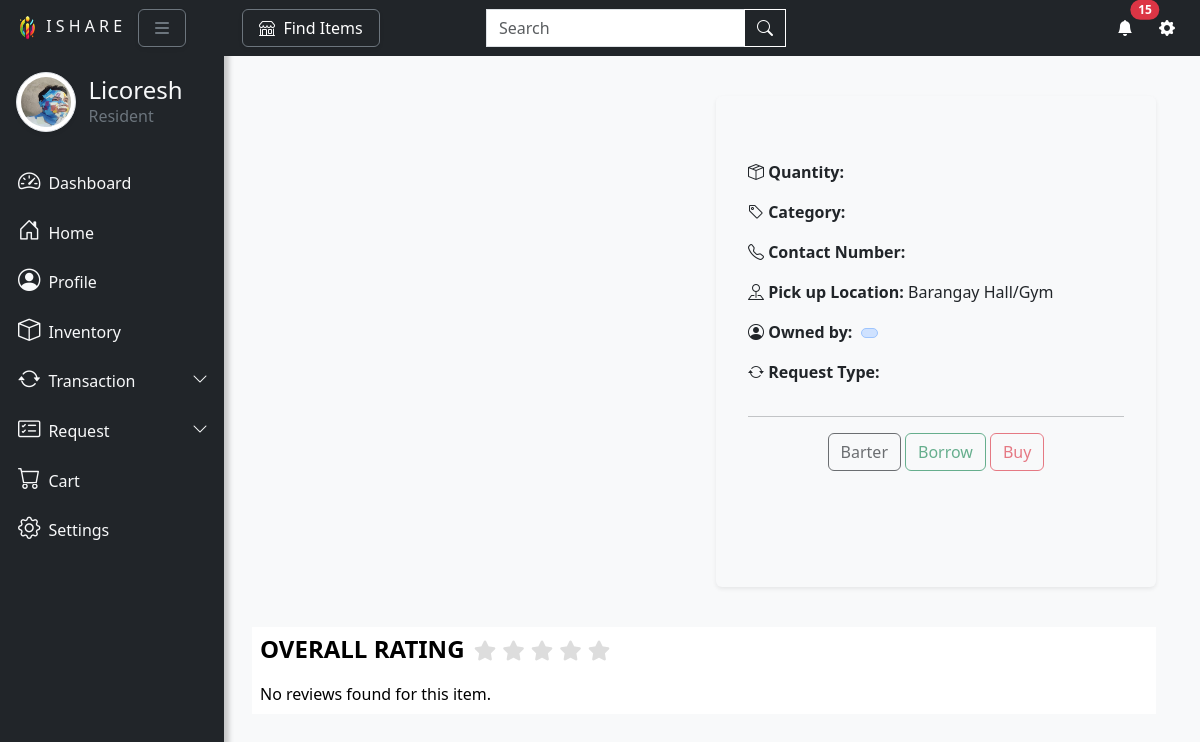
/htdocs/itemdetail.php (signed in), run on the app's committed database.
### tables this page shows
CREATE TABLE `user` (
  `userID` int(11) NOT NULL AUTO_INCREMENT,
  `firstName` varchar(45) NOT NULL,
  `middleName` varchar(45) DEFAULT NULL,
  `lastName` varchar(45) NOT NULL,
  `contactNumber` varchar(45) NOT NULL,
  `zone` varchar(45) NOT NULL,
  `purok` varchar(45) NOT NULL,
  `dateJoined` datetime NOT NULL,
  `userEmail` varchar(45) NOT NULL,
  `status` varchar(45) DEFAULT NULL,
  `username` varchar(45) NOT NULL,
  `password` varchar(250) NOT NULL,
  `recoveryNumber` int(45) DEFAULT NULL,
  `recentPassword` varchar(45) DEFAULT NULL,
  `userImage_path` varchar(45) DEFAULT NULL,
  `verifyImage_path` varchar(45) DEFAULT NULL,
  `birthDay` datetime DEFAULT NULL,
  `userReports` int(11) DEFAULT NULL,
  `hiddenTran` varchar(20) DEFAULT 'Yes',
  `hiddenItem` varchar(20) DEFAULT 'Yes',
  PRIMARY KEY (`userID`),
  UNIQUE KEY `username_UNIQUE` (`username`),
  UNIQUE KEY `userImage_path_UNIQUE` (`userImage_path`),
  UNIQUE KEY `verifyImage_path_UNIQUE` (`verifyImage_path`),
  UNIQUE KEY `recoveryNumber_UNIQUE` (`recoveryNumber`)
);

### htdocs/notifcount.php (called while the page is built, shortened)
<?php
$logged_in_user_id = $_SESSION['user_id'];
$request_count_query = "SELECT COUNT(*) as request_count
FROM Request r
JOIN item i ON r.itemID = i.itemID
WHERE r.userID = $logged_in_user_id
AND i.userID != $logged_in_user_id
AND r.status != 'pending'
AND r.dismiss IS NULL";
$request_count_result = mysqli_query($conn, $request_count_query);
if ($request_count_result === false) {
    echo "Error executing request_count_query: " . mysqli_error($conn);
} else {
    $request_count_row = mysqli_fetch_assoc($request_count_result);
    $request_count = ($request_count_row) ? $request_count_row['request_count'] : 0;
}
$item_count_query = "SELECT COUNT(*) as item_count
FROM Request r
JOIN item i ON r.itemID = i.itemID
WHERE r.incomingDismiss IS NULL
AND r.status = 'pending'
AND r.userID != $logged_in_user_id
AND i.userID = $logged_in_user_id";
$item_count_result = mysqli_query($conn, $item_count_query);
if ($item_count_result === false) {
    echo "Error executing item_count_query: " . mysqli_error($conn);
} else {
    $item_count_row = mysqli_fetch_assoc($item_count_result);
    $item_count = ($item_count_row) ? $item_count_row['item_count'] : 0;
}
$transact_count_query = "
SELECT COUNT(*) as transact_count
FROM Request r
LEFT JOIN item i ON r.itemID = i.itemID
WHERE (
    (i.userID = $logged_in_user_id AND r.ownerTranDismiss IS NULL)
    OR
    (r.userID = $logged_in_user_id AND r.requesterTranDismiss IS NULL)
)
AND (r.complete = 'Yes' OR r.failed = 'Yes')
";
$transact_count_result = mysqli_query($conn, $transact_count_query);
if ($transact_count_result === false) {
    echo "Error executing transact_count_query: " . mysqli_error($conn);
} else {
    $transact_count_row = mysqli_fetch_assoc($transact_count_result);
    $transact_count = ($transact_count_row) ? $transact_count_row['transact_count'] : 0;
}
$meet_count_query = "SELECT COUNT(*) AS meet_count
FROM Request r
JOIN item i ON r.itemID = i.itemID
WHERE r.meetdissmiss IS NULL
AND r.status != 'pending'
AND r.complete IS NULL
AND r.failed IS NULL
AND r.remove IS NULL
AND (r.userID = $logged_in_user_id OR i.userID = $logged_in_user_id)";
$meet_count_result = mysqli_query($conn, $meet_count_query);
if ($meet_count_result === false) {
    echo "Error executing meet_count_query: " . mysqli_error($conn);
} else {
    $meet_count_row = mysqli_fetch_assoc($meet_count_result);
    $meet_count = ($meet_count_row) ? $meet_count_row['meet_count'] : 0;
}
$total_unread_count = $request_count + $item_count +  $transact_count + $meet_count;

### htdocs/nav.php (shortened to what this page needs)
<?php
include "upper.php";
$user_id = $_SESSION['user_id'];
?>
<!doctype html>
<html lang="en">
<head>
    <link href="https://cdn.jsdelivr.net/npm/bootstrap@5.3.2/dist/css/bootstrap.min.css" rel="stylesheet" />
    <link rel="stylesheet" href="https://cdn.jsdelivr.net/npm/bootstrap-icons@1.5.0/font/bootstrap-icons.css">
    <link rel="stylesheet" href="https://cdnjs.cloudflare.com/ajax/libs/font-awesome/6.0.0-beta3/css/all.min.css" />
</head>
<body>
    <div class="vertical-nav bg-dark" id="sidebar">
        <div class="py-4 px-3">
            <br><br>
            <div class="media d-flex align-items-center"><img src="<?php echo !empty($itemImage_path) ? 'picture/' . $itemImage_path : 'picture/' . getUserProfilePicPaths($user_id); ?>" alt="..." style="width: 60px; height: 60px;" class="mr-3 rounded-circle img-thumbnail shadow-sm">
                <div class="media-body">
                    <h4 class="m-0 text-light">
                        <?php
                        $sql1 = "SELECT * FROM user WHERE userID = '$user_id'";
                        $result1 = $conn->query($sql1);
                        $user = $result1->fetch_assoc();
                        if ($user) {
                            echo '<h4 class="m-0 text-light">&nbsp;&nbsp;' . ucfirst($user['username']) . '</h4>';
                        } else {
                            echo '<h4 class="m-0 text-light">&nbsp;&nbsp;User not found</h4>';
                        }
                        ?></h4>
                    <p class="font-weight-light text-secondary mb-0">&nbsp;&nbsp; Resident</p>
                </div>
            </div>
        </div>
        <?php
        function getUserProfilePicPaths($user_id)
        {
            global $conn;
            $stmt = $conn->prepare("SELECT userImage_path FROM user WHERE userID = ?");
            $stmt->bind_param("i", $user_id);
            $stmt->execute();
            $stmt->bind_result($userImage_path);
            return isset($userImage_path) ? $userImage_path : "picture/default.png";
        }
        ?>
        <ul class="nav flex-column bg-dark">
            <li class="nav-item">
                <a href="dashboard.php" class="nav-link text-light font-italic"> <i class="bi bi-speedometer2 text-light fa-fw"></i>Dashboard</a>
            </li>
            <li class="nav-item">
                <a href="home.php" class="nav-link text-light font-italic"> <i class="bi bi-house-door text-light fa-fw"></i>Home</a>
            </li>
            <li class="nav-item">
                <a href="profile.php" class="nav-link text-light font-italic"> <i class="bi bi-person-circle text-light fa-fw"></i>Profile</a>
            </li>
            <li class="nav-item">
                <a href="additem.php" class="nav-link text-light font-italic"> <i class="bi bi-box text-light fa-fw"></i>Inventory</a>
            </li>
            <li class="nav-item nav-item-request">
                <a class="nav-link text-light font-italic d-flex align-items-center justify-content-between collapsed" data-bs-toggle="collapse" href="#transaction-collapse" aria-expanded="false">
                    <span> <i class="bi bi-arrow-repeat text-light fa-fw"></i>Transaction </span><i class="bi bi-chevron-down text-light" style="font-size: 1rem;"></i>
                </a>
            </li>
            <li class="nav-item nav-item-request">
                <a class="nav-link text-light font-italic d-flex align-items-center justify-content-between collapsed" data-bs-toggle="collapse" href="#request-collapse" aria-expanded="false">
                    <span> <i class="bi bi-card-checklist text-light fa-fw"></i>Request </span><i class="bi bi-chevron-down text-light" style="font-size: 1rem;"></i>
                </a>
            </li>
            <li class="nav-item">
                <a href="cart.php" class="nav-link text-light font-italic"> <i class="bi-cart text-light fa-fw"></i>Cart</a>
            </li>
            <li class="nav-item">
                <a href="settings.php" class="nav-link text-light font-italic"> <i class="bi bi-gear text-light fa-fw"></i>Settings</a>
            </li>
        </ul>
    </div>
    <main>
        <nav class="navbar navbar-expand-lg navbar-dark bg-dark fixed-top">
            <div class="d-flex flex-column">
                <nav class="navbar navbar-expand-lg navbar-dark bg-dark fixed-top">
                    <div class="container-fluid d-flex justify-content-between align-items-center flex-wrap">
                        <div class="d-flex align-items-center">
                            <div class="desktop-only">
                                <a class="h6 text-light link-offset-2 link-underline link-underline-opacity-0" href="home.php">
                                    <img src="picture/logo.png" alt="I S H A R E logo" style="width: 30px; height: 40px;">
                                    I S H A R E
                                </a>
                            </div>
                            <button id="sidebarCollapses" type="button" class="btn btn-outline-secondary shadow-sm px-3 me-2 ms-3 d-none d-md-block"><i class="fas fa-bars mr-1"></i>
                            </button>
                            <a id="clam" class="btn btn-outline-secondary shadow-sm px-3 me-2 ms-5 d-none d-md-flex" href="finditem.php">
                                <i class="bi bi-shop"></i>&nbsp; Find Items
                            </a>
                        </div>
                        <div class="d-flex justify-content-center position-fixed w-50 py-3 d-none d-md-flex search-container" style="z-index: 10; left: 53%; transform: translateX(-50%);">
                            <form role="search" class="d-flex justify-content-center justify-content-md-start w-50" action="finditem.php" method="GET">
                                <div class="input-group w-100 w-md-auto">
                                    <input class="form-control rounded-0" type="search" placeholder="Search" aria-label="Search" id="searchInput" name="search_term">
                                    <div class="input-group-append">
                                        <button class="btn rounded-0" type="button" style="background-color: #212529; border-color: white;" onclick="performSearch()">
                                            <i class="bi bi-search text-white"></i>
                                        </button>
                                    </div>
                                </div>
                            </form>
                        </div>
                        <div class="d-flex justify-content-end align-items-center">
                            <a class="nav-link" href="#" data-bs-toggle="offcanvas" data-bs-target="#offcanvasRight" aria-controls="offcanvasRight">
                                <button type="button" class="btn text-white position-relative d-flex align-items-center">
                                    <i class="bi bi-bell-fill fs-6"></i>
                                    <?php
                                     include "notifcount.php";
                                    ?>
                                    <span class="position-absolute top-0 start-100 translate-middle badge rounded-pill bg-danger" style="<?php echo $total_unread_count == 0 ? 'display: none;' : ''; ?>">
                                        <?php echo ($total_unread_count > 0) ? $total_unread_count : ''; ?>
                                    </span>
                                </button>
                            </a>
                            <div class="dropdown">
                                <a class="nav-link" data-bs-toggle="dropdown">
                                    <button type="button" class="btn text-white position-relative d-flex align-items-center">
                                        <i class="bi bi-gear-fill fs-6"></i>
                                    </button>
                                </a>
                            </div>
                        </div>
                    </div>
                </nav>
    </main>
</body>
</html>

### data on the page
user: userImage_path (picture), username "Licoresh"

### other printed values
$total_unread_count "15"
